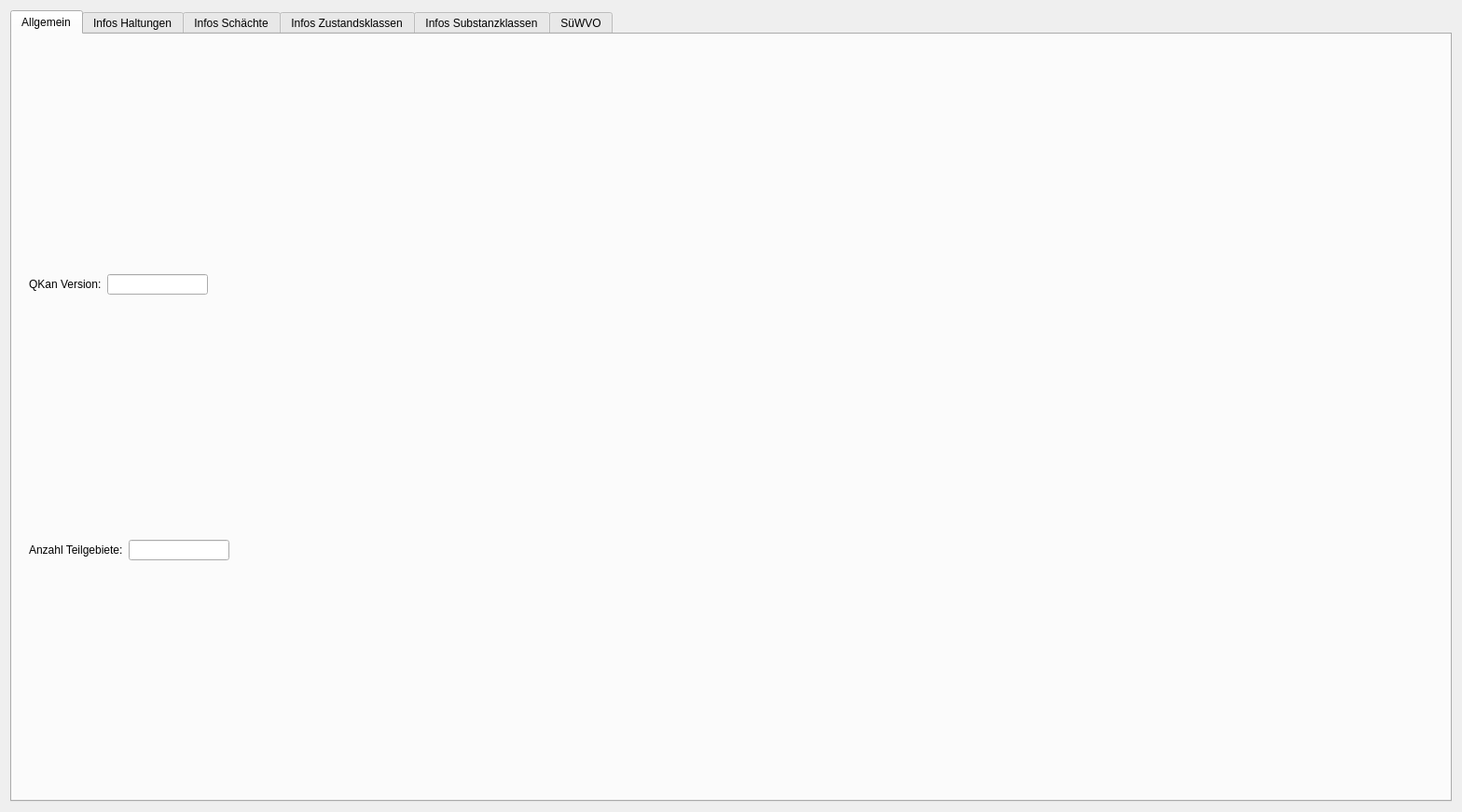
<?xml version="1.0" encoding="UTF-8"?>
<ui version="4.0">
 <class>Dialog</class>
 <widget class="QDialog" name="Dialog">
  <property name="geometry">
   <rect>
    <x>0</x>
    <y>0</y>
    <width>1568</width>
    <height>871</height>
   </rect>
  </property>
  <property name="windowTitle">
   <string>Dialog</string>
  </property>
  <layout class="QHBoxLayout" name="horizontalLayout_3">
   <item>
    <widget class="QTabWidget" name="InfoDialog">
     <property name="currentIndex">
      <number>0</number>
     </property>
     <widget class="QWidget" name="tab_1">
      <attribute name="title">
       <string>Allgemein</string>
      </attribute>
      <layout class="QVBoxLayout" name="verticalLayout_6" stretch="0,0,0">
       <item>
        <widget class="QFrame" name="info_1">
         <property name="sizePolicy">
          <sizepolicy hsizetype="Fixed" vsizetype="Fixed">
           <horstretch>0</horstretch>
           <verstretch>0</verstretch>
          </sizepolicy>
         </property>
         <property name="lineWidth">
          <number>1</number>
         </property>
         <layout class="QHBoxLayout" name="horizontalLayout">
          <item>
           <widget class="QLabel" name="label">
            <property name="maximumSize">
             <size>
              <width>16777215</width>
              <height>25</height>
             </size>
            </property>
            <property name="text">
             <string>QKan Version:</string>
            </property>
           </widget>
          </item>
          <item>
           <widget class="QLineEdit" name="tf_qkanversion"/>
          </item>
         </layout>
        </widget>
       </item>
       <item>
        <widget class="QFrame" name="info_2">
         <property name="sizePolicy">
          <sizepolicy hsizetype="Fixed" vsizetype="Fixed">
           <horstretch>0</horstretch>
           <verstretch>0</verstretch>
          </sizepolicy>
         </property>
         <layout class="QHBoxLayout" name="horizontalLayout_2">
          <item>
           <widget class="QLabel" name="label_5">
            <property name="maximumSize">
             <size>
              <width>16777215</width>
              <height>25</height>
             </size>
            </property>
            <property name="text">
             <string>Anzahl Teilgebiete:</string>
            </property>
           </widget>
          </item>
          <item>
           <widget class="QLineEdit" name="tf_anz_teilgeb">
            <property name="sizePolicy">
             <sizepolicy hsizetype="Fixed" vsizetype="Fixed">
              <horstretch>0</horstretch>
              <verstretch>0</verstretch>
             </sizepolicy>
            </property>
           </widget>
          </item>
         </layout>
        </widget>
       </item>
       <item>
        <layout class="QVBoxLayout" name="verticalLayout_4"/>
       </item>
      </layout>
     </widget>
     <widget class="QWidget" name="tab_2">
      <attribute name="title">
       <string>Infos Haltungen</string>
      </attribute>
      <layout class="QVBoxLayout" name="verticalLayout_7">
       <item>
        <layout class="QVBoxLayout" name="verticalLayout_1"/>
       </item>
      </layout>
     </widget>
     <widget class="QWidget" name="tab_3">
      <attribute name="title">
       <string>Infos Schächte</string>
      </attribute>
      <layout class="QVBoxLayout" name="verticalLayout_8">
       <item>
        <layout class="QVBoxLayout" name="verticalLayout_2"/>
       </item>
      </layout>
     </widget>
     <widget class="QWidget" name="tab_4">
      <attribute name="title">
       <string>Infos Zustandsklassen</string>
      </attribute>
      <layout class="QVBoxLayout" name="verticalLayout_9">
       <item>
        <layout class="QVBoxLayout" name="verticalLayout_3"/>
       </item>
      </layout>
     </widget>
     <widget class="QWidget" name="tab">
      <attribute name="title">
       <string>Infos Substanzklassen</string>
      </attribute>
      <layout class="QHBoxLayout" name="horizontalLayout_4">
       <item>
        <layout class="QVBoxLayout" name="verticalLayout"/>
       </item>
      </layout>
     </widget>
     <widget class="QWidget" name="tab_5">
      <attribute name="title">
       <string>SüWVO</string>
      </attribute>
      <widget class="QLabel" name="label_6">
       <property name="geometry">
        <rect>
         <x>10</x>
         <y>60</y>
         <width>195</width>
         <height>16</height>
        </rect>
       </property>
       <property name="text">
        <string>Anweisungen für die Selbstüberwachung:</string>
       </property>
      </widget>
      <widget class="QLabel" name="label_11">
       <property name="geometry">
        <rect>
         <x>10</x>
         <y>190</y>
         <width>171</width>
         <height>16</height>
        </rect>
       </property>
       <property name="font">
        <font>
         <weight>75</weight>
         <bold>true</bold>
        </font>
       </property>
       <property name="text">
        <string>Angaben zum Gesamtnetz:</string>
       </property>
      </widget>
      <widget class="QLabel" name="label_7">
       <property name="geometry">
        <rect>
         <x>10</x>
         <y>86</y>
         <width>104</width>
         <height>16</height>
        </rect>
       </property>
       <property name="text">
        <string>Überwachungsberich:t</string>
       </property>
      </widget>
      <widget class="QTextBrowser" name="textBrowser_7">
       <property name="geometry">
        <rect>
         <x>300</x>
         <y>60</y>
         <width>321</width>
         <height>25</height>
        </rect>
       </property>
       <property name="maximumSize">
        <size>
         <width>16777215</width>
         <height>25</height>
        </size>
       </property>
      </widget>
      <widget class="QTextBrowser" name="textBrowser_9">
       <property name="geometry">
        <rect>
         <x>300</x>
         <y>120</y>
         <width>321</width>
         <height>25</height>
        </rect>
       </property>
       <property name="maximumSize">
        <size>
         <width>16777215</width>
         <height>25</height>
        </size>
       </property>
      </widget>
      <widget class="QTextBrowser" name="textBrowser_13">
       <property name="geometry">
        <rect>
         <x>301</x>
         <y>260</y>
         <width>141</width>
         <height>25</height>
        </rect>
       </property>
       <property name="maximumSize">
        <size>
         <width>16777215</width>
         <height>25</height>
        </size>
       </property>
      </widget>
      <widget class="QTextBrowser" name="textBrowser_12">
       <property name="geometry">
        <rect>
         <x>301</x>
         <y>230</y>
         <width>141</width>
         <height>25</height>
        </rect>
       </property>
       <property name="maximumSize">
        <size>
         <width>16777215</width>
         <height>25</height>
        </size>
       </property>
      </widget>
      <widget class="QLabel" name="label_9">
       <property name="geometry">
        <rect>
         <x>10</x>
         <y>39</y>
         <width>191</width>
         <height>16</height>
        </rect>
       </property>
       <property name="font">
        <font>
         <weight>75</weight>
         <bold>true</bold>
        </font>
       </property>
       <property name="text">
        <string>Angaben zu den Berichtspflichten:</string>
       </property>
      </widget>
      <widget class="QLabel" name="label_8">
       <property name="geometry">
        <rect>
         <x>10</x>
         <y>119</y>
         <width>90</width>
         <height>16</height>
        </rect>
       </property>
       <property name="text">
        <string>Betriebsanweisung</string>
       </property>
      </widget>
      <widget class="QLabel" name="label_12">
       <property name="geometry">
        <rect>
         <x>10</x>
         <y>210</y>
         <width>95</width>
         <height>16</height>
        </rect>
       </property>
       <property name="text">
        <string>Spülplan vorhanden</string>
       </property>
      </widget>
      <widget class="QTextBrowser" name="textBrowser_10">
       <property name="geometry">
        <rect>
         <x>300</x>
         <y>150</y>
         <width>321</width>
         <height>25</height>
        </rect>
       </property>
       <property name="maximumSize">
        <size>
         <width>16777215</width>
         <height>25</height>
        </size>
       </property>
      </widget>
      <widget class="QLabel" name="label_13">
       <property name="geometry">
        <rect>
         <x>10</x>
         <y>230</y>
         <width>311</width>
         <height>16</height>
        </rect>
       </property>
       <property name="text">
        <string>Abschlussjahr der letzmaligen erfassung inc. Klassifizierung</string>
       </property>
      </widget>
      <widget class="QLabel" name="label_15">
       <property name="geometry">
        <rect>
         <x>11</x>
         <y>310</y>
         <width>282</width>
         <height>16</height>
        </rect>
       </property>
       <property name="text">
        <string>Zustandsbewertung erfolgt nach</string>
       </property>
      </widget>
      <widget class="QTextBrowser" name="textBrowser_8">
       <property name="geometry">
        <rect>
         <x>300</x>
         <y>90</y>
         <width>321</width>
         <height>25</height>
        </rect>
       </property>
       <property name="maximumSize">
        <size>
         <width>16777215</width>
         <height>25</height>
        </size>
       </property>
      </widget>
      <widget class="QTextBrowser" name="textBrowser_11">
       <property name="geometry">
        <rect>
         <x>300</x>
         <y>200</y>
         <width>141</width>
         <height>25</height>
        </rect>
       </property>
       <property name="maximumSize">
        <size>
         <width>16777215</width>
         <height>25</height>
        </size>
       </property>
      </widget>
      <widget class="QLabel" name="label_14">
       <property name="geometry">
        <rect>
         <x>11</x>
         <y>260</y>
         <width>282</width>
         <height>16</height>
        </rect>
       </property>
       <property name="text">
        <string>Startjahr aktueller Untersuchungszyklus</string>
       </property>
      </widget>
      <widget class="QComboBox" name="comboBox">
       <property name="geometry">
        <rect>
         <x>300</x>
         <y>310</y>
         <width>69</width>
         <height>22</height>
        </rect>
       </property>
       <item>
        <property name="text">
         <string>DWA</string>
        </property>
       </item>
       <item>
        <property name="text">
         <string>ISYBAU</string>
        </property>
       </item>
      </widget>
      <widget class="QLabel" name="label_10">
       <property name="geometry">
        <rect>
         <x>10</x>
         <y>149</y>
         <width>72</width>
         <height>16</height>
        </rect>
       </property>
       <property name="text">
        <string>Betriebsbericht</string>
       </property>
      </widget>
      <widget class="QPushButton" name="pb_exportExcel">
       <property name="geometry">
        <rect>
         <x>170</x>
         <y>710</y>
         <width>201</width>
         <height>23</height>
        </rect>
       </property>
       <property name="text">
        <string>Export in Exceldatei</string>
       </property>
      </widget>
      <widget class="QTableWidget" name="tableWidget">
       <property name="geometry">
        <rect>
         <x>20</x>
         <y>350</y>
         <width>1051</width>
         <height>171</height>
        </rect>
       </property>
       <row>
        <property name="text">
         <string>RW</string>
        </property>
       </row>
       <row>
        <property name="text">
         <string>SW</string>
        </property>
       </row>
       <row>
        <property name="text">
         <string>MW</string>
        </property>
       </row>
       <column>
        <property name="text">
         <string>Entwässerungssystem</string>
        </property>
       </column>
       <column>
        <property name="text">
         <string>Netzlänge [km]</string>
        </property>
       </column>
       <column>
        <property name="text">
         <string>0 [km]</string>
        </property>
       </column>
       <column>
        <property name="text">
         <string>1 [km]</string>
        </property>
       </column>
       <column>
        <property name="text">
         <string>2 [km]</string>
        </property>
       </column>
       <column>
        <property name="text">
         <string>3 [km]</string>
        </property>
       </column>
       <column>
        <property name="text">
         <string>4 [km]</string>
        </property>
       </column>
       <column>
        <property name="text">
         <string>5 [km]</string>
        </property>
       </column>
       <column>
        <property name="text">
         <string>untersuchte Kanallänge im aktuellen Untersuchungszyklus [km]</string>
        </property>
       </column>
       <column>
        <property name="text">
         <string>sanierte Kanallänge im Berichtsjahr [km]</string>
        </property>
       </column>
      </widget>
      <widget class="QTableWidget" name="tableWidget_2">
       <property name="geometry">
        <rect>
         <x>20</x>
         <y>540</y>
         <width>1051</width>
         <height>161</height>
        </rect>
       </property>
       <row>
        <property name="text">
         <string>RW</string>
        </property>
       </row>
       <row>
        <property name="text">
         <string>SW</string>
        </property>
       </row>
       <row>
        <property name="text">
         <string>MW</string>
        </property>
       </row>
       <column>
        <property name="text">
         <string>Entwässerungssystem</string>
        </property>
       </column>
       <column>
        <property name="text">
         <string>Anzahl der Schächte</string>
        </property>
       </column>
       <column>
        <property name="text">
         <string>0</string>
        </property>
       </column>
       <column>
        <property name="text">
         <string>1</string>
        </property>
       </column>
       <column>
        <property name="text">
         <string>2</string>
        </property>
       </column>
       <column>
        <property name="text">
         <string>3</string>
        </property>
       </column>
       <column>
        <property name="text">
         <string>4</string>
        </property>
       </column>
       <column>
        <property name="text">
         <string>5</string>
        </property>
       </column>
       <column>
        <property name="text">
         <string>untersuchte Schächte im aktuellen Untersuchungszyklus</string>
        </property>
       </column>
       <column>
        <property name="text">
         <string>sanierte Schächte im Berichtsjahr</string>
        </property>
       </column>
      </widget>
      <widget class="QLabel" name="label_16">
       <property name="geometry">
        <rect>
         <x>10</x>
         <y>10</y>
         <width>282</width>
         <height>16</height>
        </rect>
       </property>
       <property name="text">
        <string>Berichtsjahr</string>
       </property>
      </widget>
      <widget class="QComboBox" name="date">
       <property name="geometry">
        <rect>
         <x>300</x>
         <y>0</y>
         <width>111</width>
         <height>22</height>
        </rect>
       </property>
       <item>
        <property name="text">
         <string>test</string>
        </property>
       </item>
      </widget>
      <widget class="QPushButton" name="pb_exportXML">
       <property name="geometry">
        <rect>
         <x>400</x>
         <y>710</y>
         <width>201</width>
         <height>23</height>
        </rect>
       </property>
       <property name="text">
        <string>Export in XML-Datei</string>
       </property>
      </widget>
     </widget>
    </widget>
   </item>
  </layout>
 </widget>
 <resources/>
 <connections/>
</ui>
